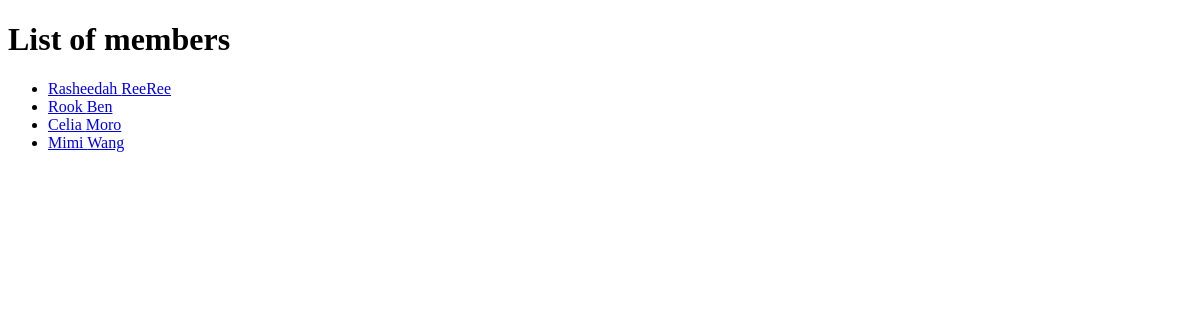
The app's page /my_nova_app/, older data.
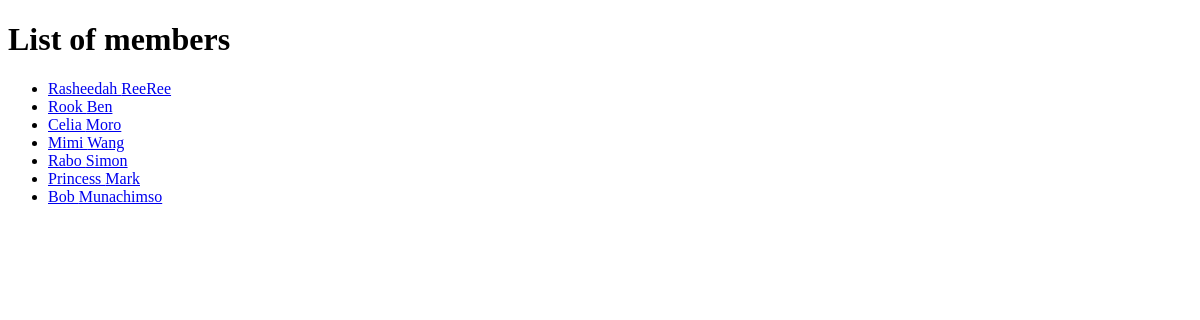
The same page, newer data.
### my_nova_app/models.py (models this page shows, shortened)
class Person(models.Model):
    firstname = models.CharField(max_length=255)
    lastname = models.CharField(max_length=255)
    age = models.IntegerField()
    address = models.CharField(max_length=100)
    phone = models.IntegerField(null=True)

### my_nova_app/views.py (the view)
# urls.py: path('', include('my_nova_app.urls')),
def my_nova_app(request):
  persons = Person.objects.all().values()
  template = loader.get_template('persons.html')
  context = {
    'persons': persons,
  }
  return HttpResponse(template.render(context, request))

### my_nova_app/templates/persons.html (shortened to what this page needs)
<!DOCTYPE html>
<html lang="en">
<head>
</head>
<body>
    <h1>List of members</h1>
    <ul>
        {% for x in persons %}
            <li><a href="more/{{ x.id }}">{{ x.firstname }}  {{ x.lastname }}  </a></li>
        {% endfor %}
    </ul>
</body>
</html>

Row changes from the older to the newer data that the page shows:
added Person: firstname "Rabo", lastname "Simon"
added Person: firstname "Princess", lastname "Mark"
added Person: firstname "Bob", lastname "Munachimso"
